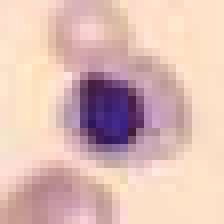
#> input picture dataset/eritroblasto/img_10037.png, 28 x 28 px (shown 8 times larger); its folder holds only this picture in this run
$ python ejercicio3.py
#> lines starting #> are read from the running program, lines starting #| are printed output that depends on the picture
import os
import numpy as np
from PIL import Image
import matplotlib.pyplot as plt
from sklearn.decomposition import PCA

dataset_path = "dataset"
clases = os.listdir(dataset_path)

X = []
y = []

# cargar 500 imágenes por clase
for idx, clase in enumerate(clases):
    carpeta_clase = os.path.join(dataset_path, clase)
    imagenes = os.listdir(carpeta_clase)

    np.random.shuffle(imagenes)
    imagenes = imagenes[:500]

    for img_name in imagenes:
        img_path = os.path.join(carpeta_clase, img_name)

        img = Image.open(img_path).convert("L")
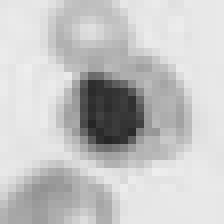
#> img: PIL image 28x28 L (shown 8 times larger); min 37, max 238, mean 197.5
        img_array = np.array(img)

        img_vector = img_array.flatten()
#> img_vector = 784 values, max 238 at index 227, min 37 at index 431, mean 197.5

        X.append(img_vector)
        y.append(idx)
#> pass 2 of the loop `for idx, clase in enumerate(clases):`:
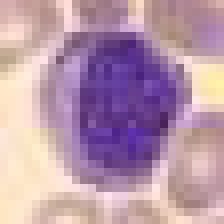
#> input picture dataset/mieloblasto/img_1037.png, 28 x 28 px (shown 8 times larger)
#> `img = Image.open(img_path).convert("L")`:
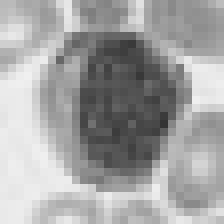
#> img: PIL image 28x28 L (shown 8 times larger); min 52, max 240, mean 163.3
#> img_vector = 784 values, max 240 at index 255, min 52 at index 440, mean 163.3

X = np.array(X)
y = np.array(y)

print("Shape X:", X.shape)
#| Shape X: (2, 784)


# (a) DOS PRIMERAS COMPONENTES DEL VECTOR ORIGINAL

X_trunc = X[:, :2]
#> X_trunc = [[228, 230], [185, 186]]

plt.figure()

for i in range(len(clases)):
    plt.scatter(
        X_trunc[y == i, 0],
        X_trunc[y == i, 1],
        label=clases[i],
        alpha=0.6
    )

plt.title("Vectores originales truncados a 2 componentes")
plt.xlabel("Pixel 1")
plt.ylabel("Pixel 2")
plt.legend()
plt.show()
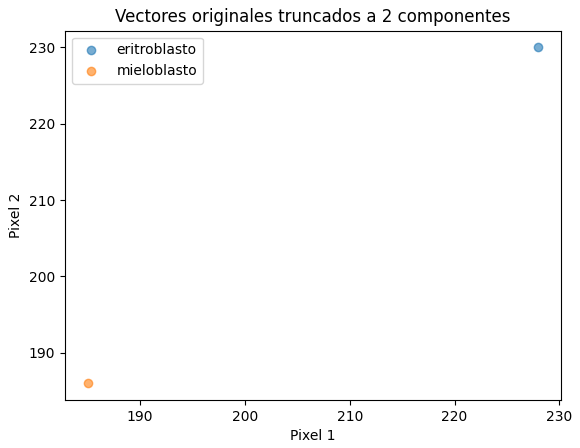
#> figure drawn by matplotlib, 1 panel


# (b) PCA CON K = 2

pca = PCA(n_components=2)
X_pca = pca.fit_transform(X)
#> X_pca = [[807.7, 1.99e-13], [-807.7, 1.99e-13]]

plt.figure()

for i in range(len(clases)):
    plt.scatter(
        X_pca[y == i, 0],
        X_pca[y == i, 1],
        label=clases[i],
        alpha=0.6
    )

plt.title("Datos reducidos con PCA (K = 2)")
plt.xlabel("PC1")
plt.ylabel("PC2")
plt.legend()
plt.show()
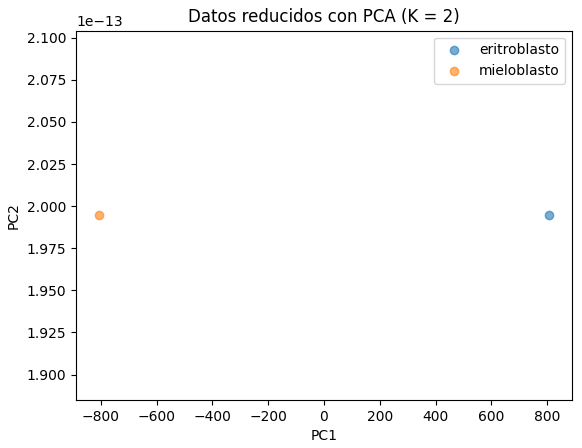
#> figure drawn by matplotlib, 1 panel
